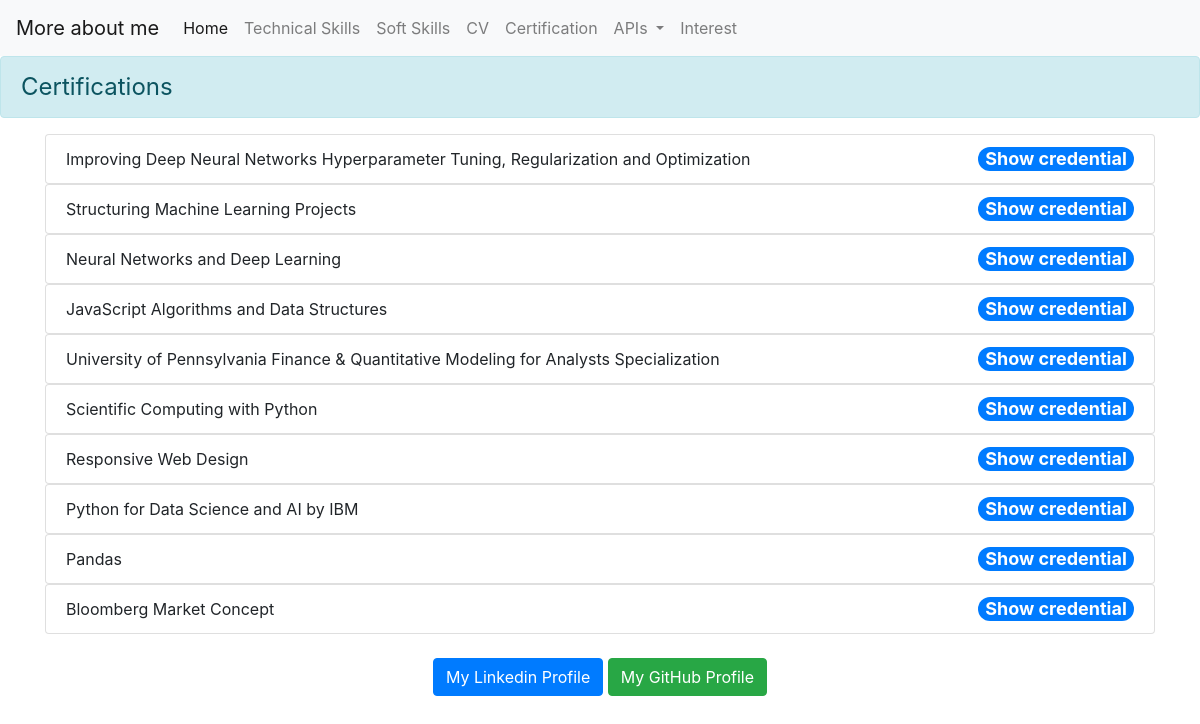
Page /Certification/ on the committed database.
### Certification/models.py (models this page shows, shortened)
class certif_list(models.Model):
    name= models.CharField(max_length=100)
    rank = models.PositiveSmallIntegerField()
    confirment = models.URLField()

### Certification/views.py (the view)
# urls.py: path('',views.certified_list),
def certified_list(request):
    archivements= certif_list.objects.all().order_by('rank')
    return render (request, 'Certification/certif_list.html',{'certifs':archivements})

### Certification/templates/Certification/certif_list.html
{% extends 'base_layer.html' %}
{% block content %}
<body>
    <div class="alert alert-info" role="alert" style="font-size:x-large;">
        Certifications
    </div>
    <div class="container marketing">
    <div class="certifs">
        <ul class="list-group">
        {% for archive in certifs %}
            <div class="archive">
                <li class="list-group-item d-flex justify-content-between align-items-center"></lili>
                {{archive.name}}
                <span class="badge badge-primary badge-pill"><a href="{{archive.confirment}}" style="color:white; font-size: large;">Show credential</a></span>
                </li>
            </div>
        {% endfor %}
        </ul>
    </div>
    </div>
</body>
{% endblock %}

### rows in the picture
certif_list: name "Improving Deep Neural Networks Hyperparameter Tuning, Regularization and Optimization"
certif_list: name "Structuring Machine Learning Projects"
certif_list: name "Neural Networks and Deep Learning"
certif_list: name "JavaScript Algorithms and Data Structures"
certif_list: name "University of Pennsylvania Finance & Quantitative Modeling for Analysts Specialization"
certif_list: name "Scientific Computing with Python"
certif_list: name "Responsive Web Design"
certif_list: name "Python for Data Science and AI by IBM"
certif_list: name "Pandas"
certif_list: name "Bloomberg Market Concept"
